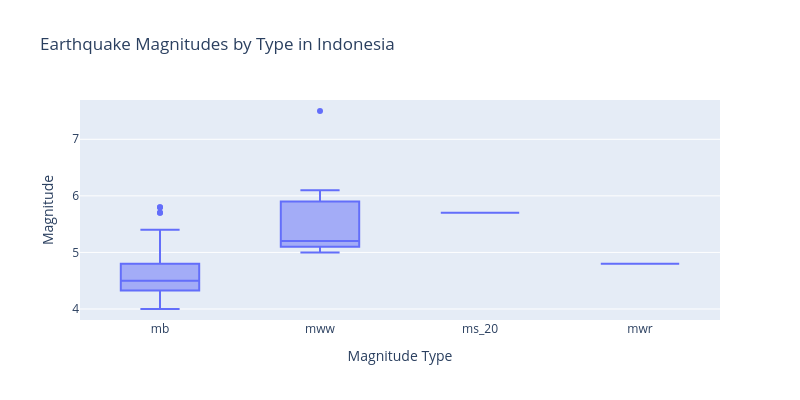

The code cell stored with this chart in its notebook:
### Markdown cell above
There are 4 different 'magType' values. We should anticipate 4 unique box plots.

### Code cell
# Create Plotly box plot
fig = px.box(
    indonesia_data, 
    x='magType', 
    y='mag',
    title='Earthquake Magnitudes by Type in Indonesia',
    labels={'magType': 'Magnitude Type', 'mag': 'Magnitude'}
)

# Update layout for better appearance
fig.update_layout(
    width=800,
    height=400,
    xaxis_title='Magnitude Type',
    yaxis_title='Magnitude'
)

fig.show()

### Figure 1 — Plotly figure (JSON) as saved in the notebook; plotly's stock layout.template omitted (floating-point values rounded to 4 significant figures; data arrays with more than 128 entries replaced by an {"elided": "..."} marker saying what was removed)
{"data": [{"alignmentgroup": "True", "hovertemplate": "Magnitude Type=%{x}<br>Magnitude=%{y}<extra></extra>", "legendgroup": "", "marker": {"color": "#636efa"}, "name": "", "notched": false, "offsetgroup": "", "orientation": "v", "showlegend": false, "type": "box", "x": {"elided": "147 str values"}, "x0": " ", "xaxis": "x", "y": {"elided": "147 float values"}, "y0": " ", "yaxis": "y"}], "layout": {"boxmode": "group", "height": 400, "legend": {"tracegroupgap": 0}, "title": {"text": "Earthquake Magnitudes by Type in Indonesia"}, "width": 800, "xaxis": {"anchor": "y", "domain": [0, 1], "title": {"text": "Magnitude Type"}}, "yaxis": {"anchor": "x", "domain": [0, 1], "title": {"text": "Magnitude"}}}}
